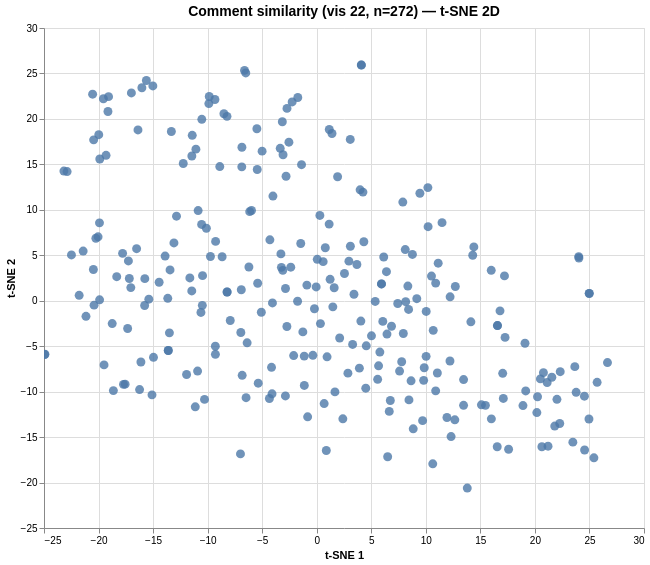

The Vega-Lite source for this figure:
### Vega specification from a JSON file in a GitHub repository (floating-point values rounded to 4 significant figures; data arrays with more than 128 entries replaced by an {"elided": "..."} marker saying what was removed)
{"$schema": "https://vega.github.io/schema/vega/v6.json", "data": [{"name": "param_1e9efca18e7a2868_store"}, {"name": "source_0", "values": {"elided": "272 records"}}, {"name": "source_0_x_domain_dim_1", "values": [{"min": -24.95, "max": 26.65}]}, {"name": "source_0_y_domain_dim_2", "values": [{"min": -20.61, "max": 25.93}]}], "signals": [{"name": "unit", "value": {}, "on": [{"events": "pointermove", "update": "isTuple(group()) ? group() : unit"}]}, {"name": "param_1e9efca18e7a2868", "update": "vlSelectionResolve(\"param_1e9efca18e7a2868_store\", \"union\")"}, {"name": "param_1e9efca18e7a2868_dim_1", "on": [{"events": [{"source": "view", "type": "dblclick"}], "update": "null"}, {"events": {"signal": "param_1e9efca18e7a2868_translate_delta"}, "update": "panLinear(param_1e9efca18e7a2868_translate_anchor.extent_x, -param_1e9efca18e7a2868_translate_delta.x / width)"}, {"events": {"signal": "param_1e9efca18e7a2868_zoom_delta"}, "update": "zoomLinear(domain(\"x\"), param_1e9efca18e7a2868_zoom_anchor.x, param_1e9efca18e7a2868_zoom_delta)"}]}, {"name": "param_1e9efca18e7a2868_dim_2", "on": [{"events": [{"source": "view", "type": "dblclick"}], "update": "null"}, {"events": {"signal": "param_1e9efca18e7a2868_translate_delta"}, "update": "panLinear(param_1e9efca18e7a2868_translate_anchor.extent_y, param_1e9efca18e7a2868_translate_delta.y / height)"}, {"events": {"signal": "param_1e9efca18e7a2868_zoom_delta"}, "update": "zoomLinear(domain(\"y\"), param_1e9efca18e7a2868_zoom_anchor.y, param_1e9efca18e7a2868_zoom_delta)"}]}, {"name": "param_1e9efca18e7a2868_tuple", "on": [{"events": [{"signal": "param_1e9efca18e7a2868_dim_1 || param_1e9efca18e7a2868_dim_2"}], "update": "param_1e9efca18e7a2868_dim_1 && param_1e9efca18e7a2868_dim_2 ? {unit: \"\", fields: param_1e9efca18e7a2868_tuple_fields, values: [param_1e9efca18e7a2868_dim_1,param_1e9efca18e7a2868_dim_2]} : null"}]}, {"name": "param_1e9efca18e7a2868_tuple_fields", "value": [{"field": "dim_1", "channel": "x", "type": "R"}, {"field": "dim_2", "channel": "y", "type": "R"}]}, {"name": "param_1e9efca18e7a2868_translate_anchor", "value": {}, "on": [{"events": [{"source": "scope", "type": "pointerdown"}], "update": "{x: x(unit), y: y(unit), extent_x: domain(\"x\"), extent_y: domain(\"y\")}"}]}, {"name": "param_1e9efca18e7a2868_translate_delta", "value": {}, "on": [{"events": [{"source": "window", "between": [{"source": "scope", "type": "pointerdown"}, {"source": "window", "type": "pointerup"}], "type": "pointermove", "consume": true}], "update": "{x: param_1e9efca18e7a2868_translate_anchor.x - x(unit), y: param_1e9efca18e7a2868_translate_anchor.y - y(unit)}"}]}, {"name": "param_1e9efca18e7a2868_zoom_anchor", "on": [{"events": [{"source": "scope", "consume": true, "type": "wheel"}], "update": "{x: invert(\"x\", x(unit)), y: invert(\"y\", y(unit))}"}]}, {"name": "param_1e9efca18e7a2868_zoom_delta", "on": [{"events": [{"source": "scope", "type": "wheel", "consume": true}], "update": "pow(1.001, event.deltaY * pow(16, event.deltaMode))", "force": true}]}, {"name": "param_1e9efca18e7a2868_modify", "on": [{"events": {"signal": "param_1e9efca18e7a2868_tuple"}, "update": "modify(\"param_1e9efca18e7a2868_store\", param_1e9efca18e7a2868_tuple, true)"}]}], "marks": [{"type": "symbol", "name": "marks", "from": {"data": "source_0"}, "encode": {"update": {"y": {"field": "dim_2", "scale": "y"}, "fill": {"value": "#4c78a8"}, "shape": {"value": "circle"}, "size": {"value": 80}, "tooltip": {"signal": "{\"Comment #\": format(datum[\"index\"], \"\"), \"Comment\": isValid(datum[\"comment\"]) ? datum[\"comment\"] : \"\"+datum[\"comment\"]}"}, "opacity": {"value": 0.8}, "x": {"field": "dim_1", "scale": "x"}}}, "style": ["circle"], "interactive": true, "clip": true}], "scales": [{"name": "x", "type": "linear", "domain": [{"signal": "(data(\"source_0_x_domain_dim_1\")[0] || {}).min"}, {"signal": "(data(\"source_0_x_domain_dim_1\")[0] || {}).max"}], "range": [0, {"signal": "width"}], "domainRaw": {"signal": "param_1e9efca18e7a2868[\"dim_1\"]"}, "zero": true, "nice": true}, {"name": "y", "type": "linear", "domain": [{"signal": "(data(\"source_0_y_domain_dim_2\")[0] || {}).min"}, {"signal": "(data(\"source_0_y_domain_dim_2\")[0] || {}).max"}], "range": [{"signal": "height"}, 0], "nice": true, "zero": true, "domainRaw": {"signal": "param_1e9efca18e7a2868[\"dim_2\"]"}}], "axes": [{"scale": "x", "tickCount": {"signal": "ceil(width/40)"}, "aria": false, "maxExtent": 0, "gridScale": "y", "minExtent": 0, "ticks": false, "orient": "bottom", "zindex": 0, "labels": false, "grid": true, "domain": false}, {"scale": "y", "domain": false, "minExtent": 0, "maxExtent": 0, "grid": true, "zindex": 0, "labels": false, "ticks": false, "tickCount": {"signal": "ceil(height/40)"}, "aria": false, "gridScale": "x", "orient": "left"}, {"scale": "x", "orient": "bottom", "tickCount": {"signal": "ceil(width/40)"}, "zindex": 0, "grid": false, "labelFlush": true, "labelOverlap": true, "title": "t-SNE 1"}, {"scale": "y", "orient": "left", "title": "t-SNE 2", "labelOverlap": true, "tickCount": {"signal": "ceil(height/40)"}, "zindex": 0, "grid": false}], "title": {"text": "Comment similarity (vis 22, n=272) — t-SNE 2D", "fontSize": 14, "frame": "group"}, "style": "cell", "width": 600, "background": "white", "padding": 5, "height": 500}
